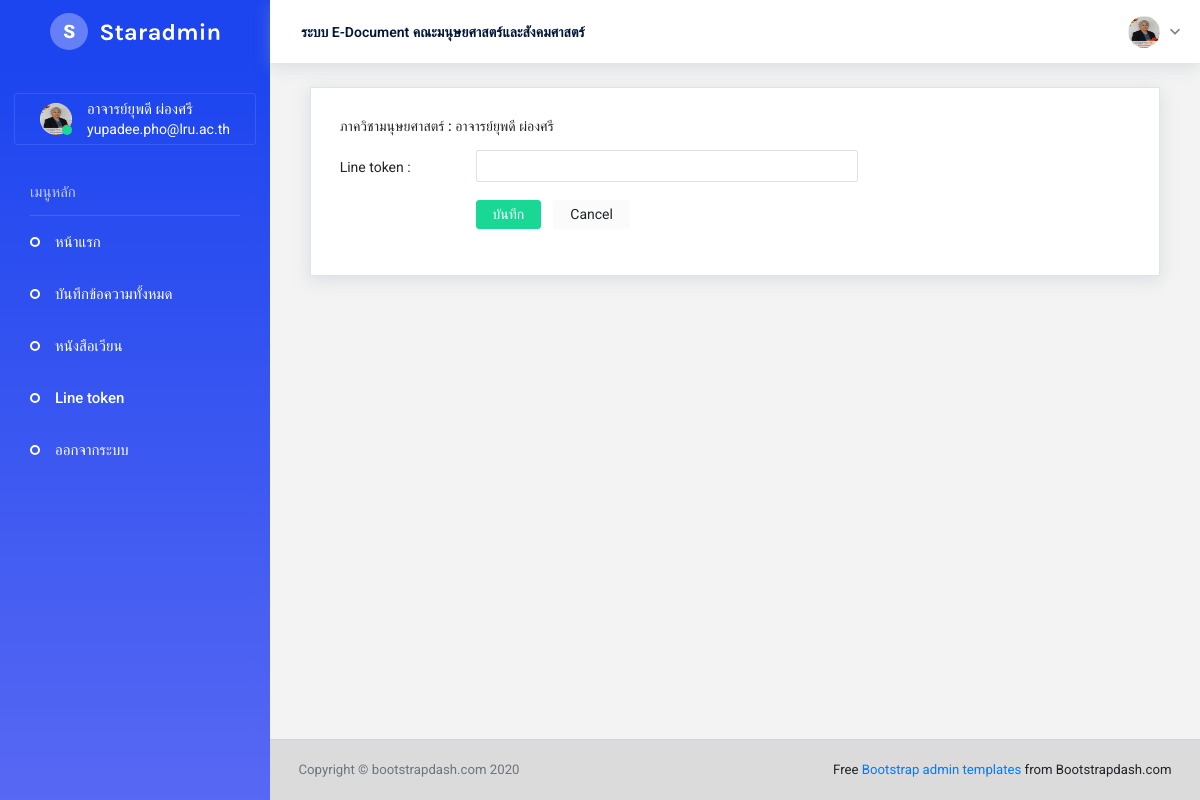
The page /line-token.php (signed in) on the database its author committed.
### tables this page shows
CREATE TABLE `member` (
  `id` int(4) NOT NULL,
  `field` varchar(100) NOT NULL,
  `name` varchar(100) NOT NULL,
  `email` varchar(100) NOT NULL,
  `pass` varchar(100) NOT NULL,
  `line_token` varchar(255) NOT NULL,
  `dep` varchar(100) NOT NULL,
  `status` char(1) NOT NULL,
  `image` varchar(100) NOT NULL,
  `rule` varchar(4) NOT NULL,
  `pass_update` char(1) NOT NULL
);

### line-token.php (the view, shortened to what this page needs)
<?php
    include_once('connect.php');
    $id = $_SESSION["id"];
	$sql = "SELECT * FROM member WHERE id = ? ";
	$stmt = $conn->prepare($sql);
	$stmt->bind_param('s', $id);
	$stmt ->execute();
	$result = $stmt->get_result();
	$row = $result->fetch_assoc();
?>
<!DOCTYPE html>
<html lang="en">
  <head>
    <link rel="stylesheet" href="assets/vendors/iconfonts/mdi/css/materialdesignicons.min.css">
    <link rel="stylesheet" href="assets/vendors/iconfonts/ionicons/dist/css/ionicons.css">
    <link rel="stylesheet" href="assets/vendors/iconfonts/flag-icon-css/css/flag-icon.min.css">
    <link rel="stylesheet" href="assets/vendors/css/vendor.bundle.base.css">
    <link rel="stylesheet" href="assets/vendors/css/vendor.bundle.addons.css">
    <link rel="stylesheet" href="assets/css/shared/style.css">
    <link rel="stylesheet" href="assets/css/demo_1/style.css">
  </head>
  <body>
    <div class="container-scroller">
      <nav class="navbar default-layout col-lg-12 col-12 p-0 fixed-top d-flex flex-row">
        <div class="text-center navbar-brand-wrapper d-flex align-items-top justify-content-center">
          <a class="navbar-brand brand-logo" href="index.html">
            <img src="assets/images/logo.svg" alt="logo" /> </a>
        </div>
        <div class="navbar-menu-wrapper d-flex align-items-center">
          <ul class="navbar-nav">
            <li class="nav-item font-weight-semibold d-none d-lg-block">ระบบ E-Document คณะมนุษยศาสตร์และสังคมศาสตร์
            </li>
          </ul>
          <ul class="navbar-nav ml-auto">
            <li class="nav-item dropdown d-none d-xl-inline-block user-dropdown">
              <a class="nav-link dropdown-toggle" id="UserDropdown" href="#" data-toggle="dropdown" aria-expanded="false">
                <img class="img-xs rounded-circle" src="assets/images/user/<?php echo $row["image"];?>" alt="Profile image"> </a>
            </li>
          </ul>
        </div>
      </nav>
      <div class="container-fluid page-body-wrapper">
        <nav class="sidebar sidebar-offcanvas" id="sidebar">
          <ul class="nav">
            <li class="nav-item nav-profile">
              <a href="#" class="nav-link">
                <div class="profile-image">
                  <img class="img-xs rounded-circle" src="assets/images/user/<?php echo $row["image"];?>" alt="profile image">
                  <div class="dot-indicator bg-success"></div>
                </div>
                <div class="text-wrapper">
                  <p class="profile-name"><?php echo $row["name"];?></p>
                  <p class="designation"><?php echo $row["email"];?></p>
                </div>
              </a>
            </li>
            <li class="nav-item nav-category">เมนูหลัก</li>
            <li class="nav-item">
              <a class="nav-link" href="user-page.php">
                <span class="menu-title">หน้าแรก</span>
              </a>
            </li>
            <li class="nav-item">
              <a class="nav-link" href="all-memo-user.php">
                <span class="menu-title">บันทึกข้อความทั้งหมด</span>
              </a>
            </li>
            <li class="nav-item">
              <a class="nav-link" href="letter-all.php">
                <span class="menu-title">หนังสือเวียน</span>
              </a>
            </li>
            <li class="nav-item">
              <a class="nav-link" href="line-token.php">
                <span class="menu-title">Line token</span>
              </a>
            </li>
            <li class="nav-item">
              <a class="nav-link" href="sign-out.php">
                <span class="menu-title">ออกจากระบบ</span>
              </a>
            </li>
          </ul>
        </nav>
        <div class="main-panel">
          <div class="content-wrapper">
              <div class="col-12 grid-margin">
                <div class="card">
                  <div class="card-body">
                    <h4 class="card-title"><?php echo $row["dep"];?> : <?php echo $row["name"];?></h4>
                    <form class="comment-form" id="commentform" method="post" action="line-token-save.php">
                      <div class="row">
                        <div class="col-md-8">
                          <div class="form-group row">
                            <label class="col-sm-3 col-form-label">Line token :</label>
                            <div class="col-sm-9">
                              <input type="text" class="form-control" name="token" required />
                            </div>
                          </div>
                        </div>
                      </div>
					  <div class="row">
                        <div class="col-md-8">
                          <div class="form-group row">
                            <label class="col-sm-3 col-form-label"></label>
                            <div class="col-sm-9">
							  <button type="submit" class="btn btn-success mr-2" name="submit">บันทึก</button>
							  <button type="reset" class="btn btn-light">Cancel</button>
                            </div>
                          </div>
                        </div>
                      </div>
                    </form>
                  </div>
                </div>
              </div>
          </div>
          <footer class="footer">
            <div class="container-fluid clearfix">
              <span class="text-muted d-block text-center text-sm-left d-sm-inline-block">Copyright © bootstrapdash.com 2020</span>
              <span class="float-none float-sm-right d-block mt-1 mt-sm-0 text-center"> Free <a href="https://www.bootstrapdash.com/bootstrap-admin-template/" target="_blank">Bootstrap admin templates</a> from Bootstrapdash.com</span>
            </div>
          </footer>
        </div>
      </div>
    </div>
  </body>
</html>

### rows shown on the page
member: image (picture), name "อาจารย์ยุพดี ผ่องศรี", email "yupadee.pho@lru.ac.th", dep "ภาควิชามนุษยศาสตร์"
